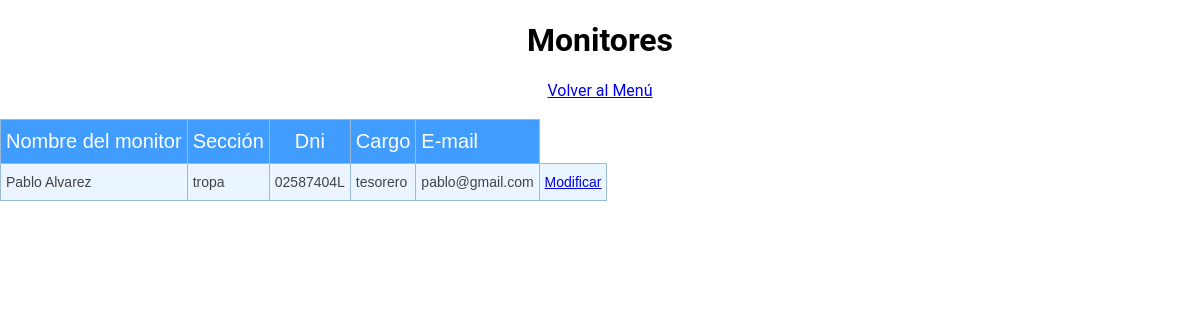
The app's page /Vistas/VerMonitores.php with its own data.
### tables this page shows
CREATE TABLE `monitores` (
  `nombre_completo` varchar(255) NOT NULL,
  `seccion` varchar(15) NOT NULL,
  `dni_monitor` varchar(9) NOT NULL,
  `cargo` varchar(255) NOT NULL,
  `email` varchar(255) NOT NULL,
  `password` varchar(255) NOT NULL
);

### Vistas/VerMonitores.php (the view, shortened to what this page needs)
<?php
include("../conexion.php");
$contenido='';
$monitores = "SELECT * FROM monitores";
$stmt = $conn->query($monitores);
if ($stmt->num_rows > 0) {
  while ($row = $stmt->fetch_array()) {
    $contenido .= "<tr>";
    $contenido .= "<td class='tg-0lax'>" . $row['nombre_completo'] . "</td>";
    $contenido .= "<td class='tg-0lax'>" . $row['seccion'] . " </td>";
    $contenido .= "<td class='tg-0lax'>" . $row['dni_monitor'] . " </td>";
    $dni_monitor=$row['dni_monitor'];
    $contenido .= "<td class='tg-0lax'>" . $row['cargo'] . " </td>";
    $contenido .= "<td class='tg-0lax'>" . $row['email'] . "</td>";
    $contenido .= '<td><span><a href="ModificarMonitor.php?dni='.$dni_monitor.'">Modificar</a></span></td>';
    $contenido .= "</tr>";
  }
}
$html = <<< HTML
	<!DOCTYPE html>
	<html lang="en" dir="ltr">
		<head>
			<meta charset="utf-8">
			<title>Lista Monitores</title>
			<link href="https://fonts.googleapis.com/css2?family=Roboto:wght@100&display=swap">
			<link rel="stylesheet" href="../assets/css/style.css">
		</head>
		<body>
			<h1>Monitores</h1>
			<span><a href="Menu.php">Volver al Menú</a></span>
			<br><br>
      <style>
        .tg {
          border-collapse: collapse;
          border-color: #9ABAD9;
          border-spacing: 0;
        }
        .tg td {
          background-color: #EBF5FF;
          border-color: #9ABAD9;
          border-style: solid;
          border-width: 1px;
          color: #444;
          font-family: Arial, sans-serif;
          font-size: 14px;
          overflow: hidden;
          padding: 10px 5px;
          word-break: normal;
        }
        .tg th {
          background-color: #409cff;
          border-color: #9ABAD9;
          border-style: solid;
          border-width: 1px;
          color: #fff;
          font-family: Arial, sans-serif;
          font-size: 20px;
          font-weight: normal;
          overflow: hidden;
          padding: 10px 5px;
          word-break: normal;
        }
        .tg .tg-0lax {
          text-align: left;
          vertical-align: top
        }
        </style>
			<table class="tg">
				<thead>
					<tr>
						<th class="tg-0lax">Nombre del monitor</th>
						<th class="tg-0lax">Sección</th>
						<th class="telefono">Dni </th>
						<th class="tg-0lax">Cargo</th>
						<th class="tg-0lax">E-mail</th>
					</tr>
				</thead>
				<tbody>
HTML;
$html .=<<< HTML
					$contenido
				</tbody>
			</table>
		</body>
	</html>
HTML;
echo $html;
?>

### assets/css/style.css (style rules this page uses)
body { margin: 0; padding: 0; font-family: 'Roboto', sans-serif; text-align: center; }
.tg { border-collapse: collapse; border-color: #9ABAD9; border-spacing: 0; }
.tg td { background-color: #EBF5FF; border-color: #9ABAD9; border-style: solid; border-width: 1px; color: #444; font-family: Arial, sans-serif; font-size: 14px; overflow: hidden; padding: 10px 5px; word-break: normal; }
.tg th { background-color: #409cff; border-color: #9ABAD9; border-style: solid; border-width: 1px; color: #fff; font-family: Arial, sans-serif; font-size: 20px; font-weight: normal; overflow: hidden; padding: 10px 5px; word-break: normal; }
.tg .tg-0lax { text-align: left; vertical-align: top }

### Vistas/VerMonitores.php (style rules this page uses)
.tg { border-collapse: collapse; border-color: #9ABAD9; border-spacing: 0; }
.tg td { background-color: #EBF5FF; border-color: #9ABAD9; border-style: solid; border-width: 1px; color: #444; font-family: Arial, sans-serif; font-size: 14px; overflow: hidden; padding: 10px 5px; word-break: normal; }
.tg th { background-color: #409cff; border-color: #9ABAD9; border-style: solid; border-width: 1px; color: #fff; font-family: Arial, sans-serif; font-size: 20px; font-weight: normal; overflow: hidden; padding: 10px 5px; word-break: normal; }
.tg .tg-0lax { text-align: left; vertical-align: top }

### records on screen
monitores: nombre_completo "Pablo Alvarez", seccion "tropa", dni_monitor "02587404L", cargo "tesorero", email "pablo@gmail.com"
